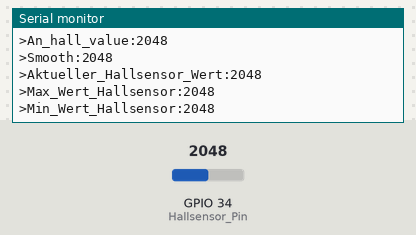
Recording of a program running on a simulated ESP32. Shown: the last lines printed to the serial monitor. The inputs (shaded band) are chosen by the test bench; at power-on: GPIO 34 (Hallsensor_Pin) = 2048.

Above: at 2.2 s.
2.3 s: GPIO 34 (Hallsensor_Pin) set to 2866
At 2.9 s:
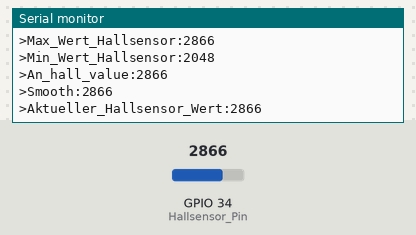
3.8 s: GPIO 34 (Hallsensor_Pin) set to 3603
At 4.4 s:
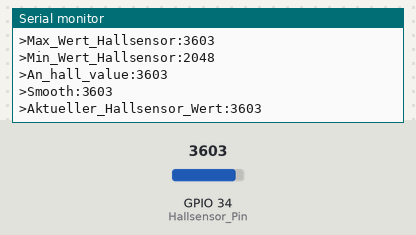
Timing chart, 0 to 6.2 s (numbered marks = the images above; inputs shaded):
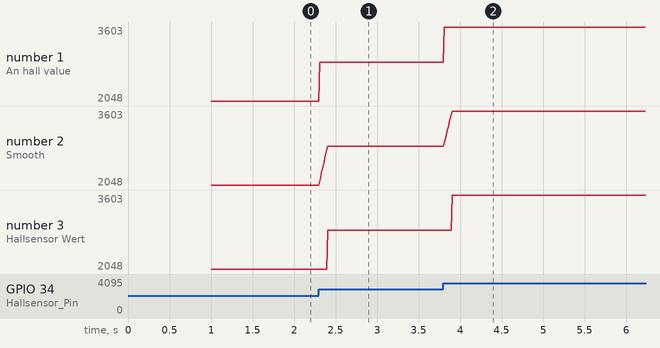

Measured:
- after the input at 2.3 s, the serial monitor: prints a new line at once (image 1)
- after the input at 3.8 s, the serial monitor: prints a new line at once (image 2)
- plotted number 1: 2048 → 2866 after the input at 2.3 s, 2866 → 3603 after the input at 3.8 s
- plotted number 2: 2048 → 2866 after the input at 2.3 s, 2866 → 3603 after the input at 3.8 s
- plotted number 3: 2048 → 2866 after the input at 2.3 s, 2866 → 3603 after the input at 3.8 s

The program:

main.cpp
```cpp
#include <Arduino.h> // hinzufügen von Arduino Bibliothek

const int Hallsensor_Pin = 34; // hinzufügen Hallsensor Pin

//  Hinzufügen von Variabeln

//  Variabel für den Wert des Analog Pin der mit dem Hall Sensor verbunden ist
int min_hall = 10000; //  Variabel für den minmalwert des Hall Sensor Pins start mit einem hohen Wert außerhalb des Messwerte Bereichs
int max_hall = 0;     //  Variabel für den maximalwert des Hall Sensor Pins start mit niedrigen wert minimaler wert beim Messen

const int messungen_anzahl = 10;
int hallsensor_werte[messungen_anzahl]; //  Array für die Messwerte des Hall Sensor Pins
int position_im_array = 0;              //  Variabel für die Position des aktuellen Messwertes im Array
int gesamt_hall = 0;                    //  Variabel für denn Wert aller Messwerte des Hall Sensor Pins addirt
int durchnittswert_hall = 0;            //  Variabel für den durchschnittswert aller Messwerte des Hall Sensor

void setup()
{
  Serial.begin(115200); //  Starten der Serial Port
  delay(1000);          //  Wartezeit für das Starten der Serial Port

  //  Schleife zum befüllen der Array mit den Messwerte des Hall Sensor Pins
  for (int schleifen_durchlaeufe = 0; schleifen_durchlaeufe < messungen_anzahl; schleifen_durchlaeufe++)
  {
    hallsensor_werte[schleifen_durchlaeufe] = analogRead(Hallsensor_Pin);
    gesamt_hall = gesamt_hall + hallsensor_werte[schleifen_durchlaeufe];
  }
}

void loop()
{
  gesamt_hall = gesamt_hall - hallsensor_werte[position_im_array]; //  Subtraktion des Messwertes der gleich überschriebenen Position aus denn gesamten Messwerte des Arrays

  hallsensor_werte[position_im_array] = analogRead(Hallsensor_Pin); //  Aktualisierung des aktuellen Messwertes des Hall Sensor Pins

  Serial.print(">An_hall_value:");                     //  Für Teleploter kennzeichnung das dieser Wert als Diagram dargestellt werden soll(Auf dem angeschlossenden PC)
  Serial.println(hallsensor_werte[position_im_array]); //  Für Teleploter Ausgabe des aktuellen Messwertes des Hall Sensor Pins

  max_hall = max(max_hall, hallsensor_werte[position_im_array]); //  Aktualisierung des maximalen Messwertes des Hall Sensor Pins
  min_hall = min(min_hall, hallsensor_werte[position_im_array]); //  Aktualisierung des minimalen Messwertes des Hall Sensor Pins

  gesamt_hall = gesamt_hall + hallsensor_werte[position_im_array]; // additieren des aktuellen Messwertes des Hall Sensor Pins zu den gesamten Messwertes im Array

  position_im_array = position_im_array + 1; // Position im Array um 1 erhöhen

  //  Wenn die Position im Array größer ist als die anzahl der messungen durchlaeufe, wird die Position im Array auf 0 gesetzt
  if (position_im_array >= messungen_anzahl)
  {
    position_im_array = 0;
  }
  durchnittswert_hall = gesamt_hall / messungen_anzahl;

  Serial.print(">Smooth:");                            //  Für Teleploter kennzeichnung das dieser Wert als Diagram dargestellt werden
  Serial.println(durchnittswert_hall);                 //  Für Teleploter Ausgabe des durchschnittswert aller Messwertes des Hall Sensor Pins
  Serial.print(">Aktueller_Hallsensor_Wert:");         //  Für Telleploter kennzeichnung das dieser Wert als Diagram dargestellt werden soll(Auf dem angeschlossenden PC)
  Serial.println(hallsensor_werte[position_im_array]); //  Ausgeben des Wertes für Teleploter
  Serial.print(">Max_Wert_Hallsensor:");               //  Für Telleploter kennzeichnung das dieser Wert als Diagram dargestellt werden soll(Auf dem angeschlossenden PC)
  Serial.println(max_hall);                            //  Ausgabe Mamimalwert des Hallsensors
  Serial.print(">Min_Wert_Hallsensor:");               //  Für Telleploter kennzeichnung das dieser Wert als Diagram dargestellt werden soll(Auf dem angeschlossenden PC)
  Serial.println(min_hall);                            //  Ausgabe des Minimal Wertes des Hallsensors
}
```
